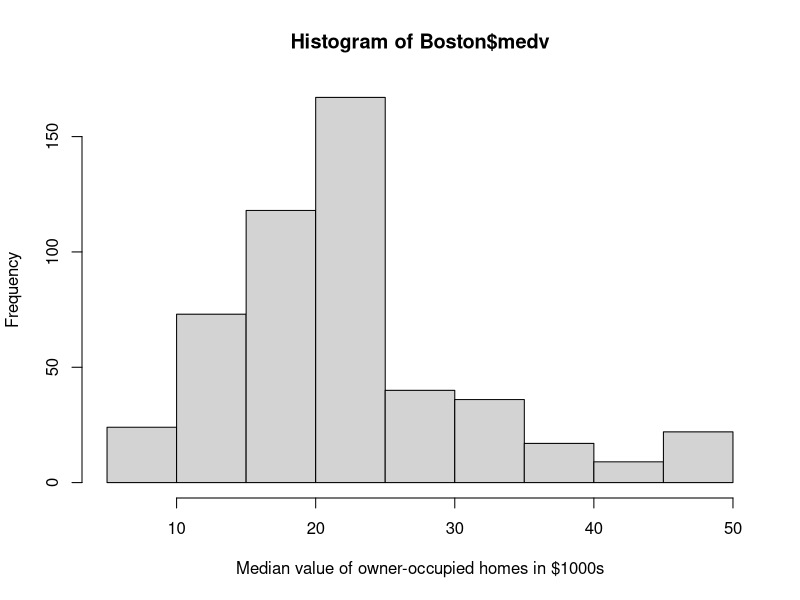
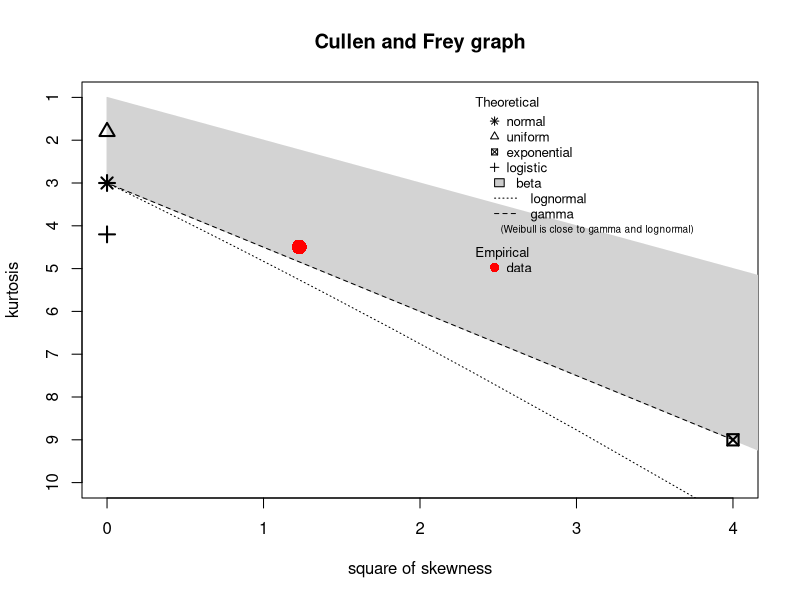
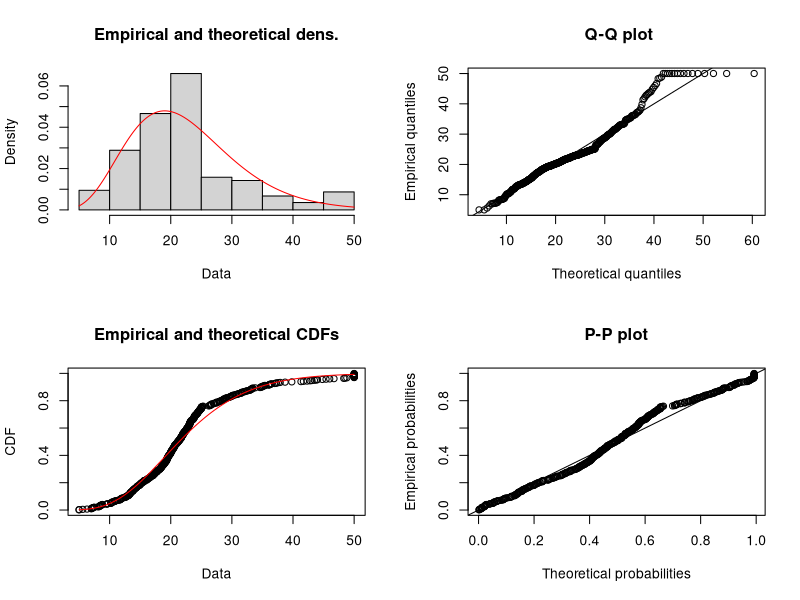
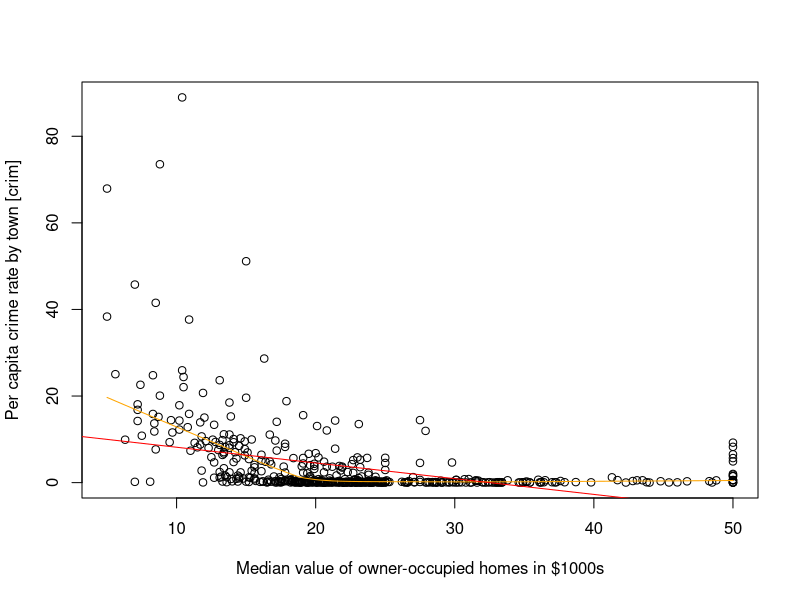
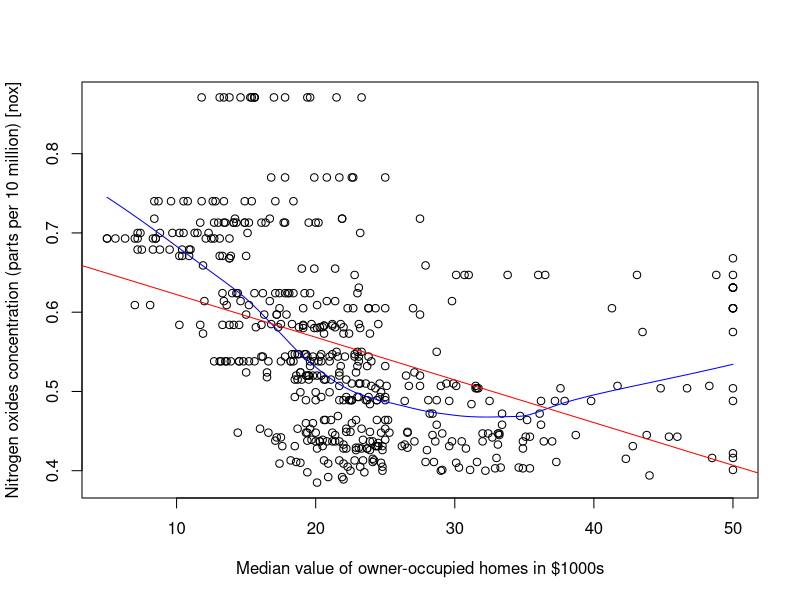
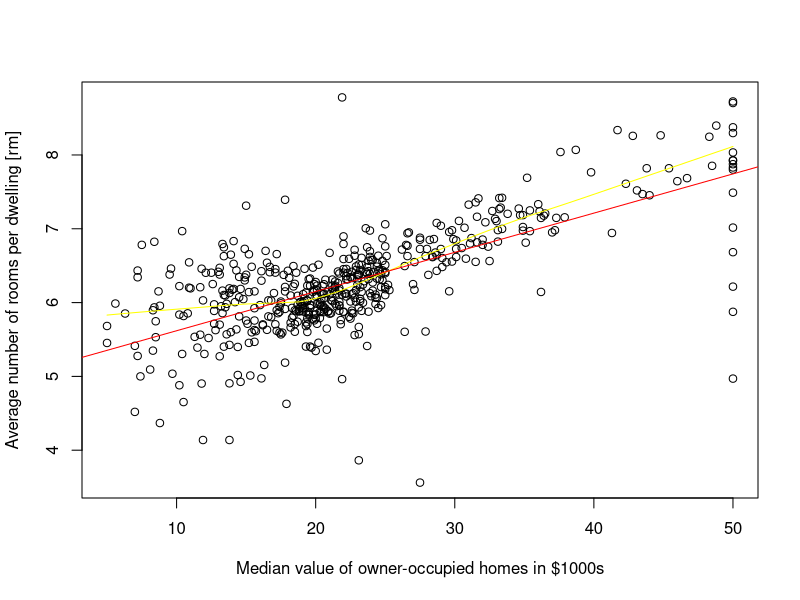
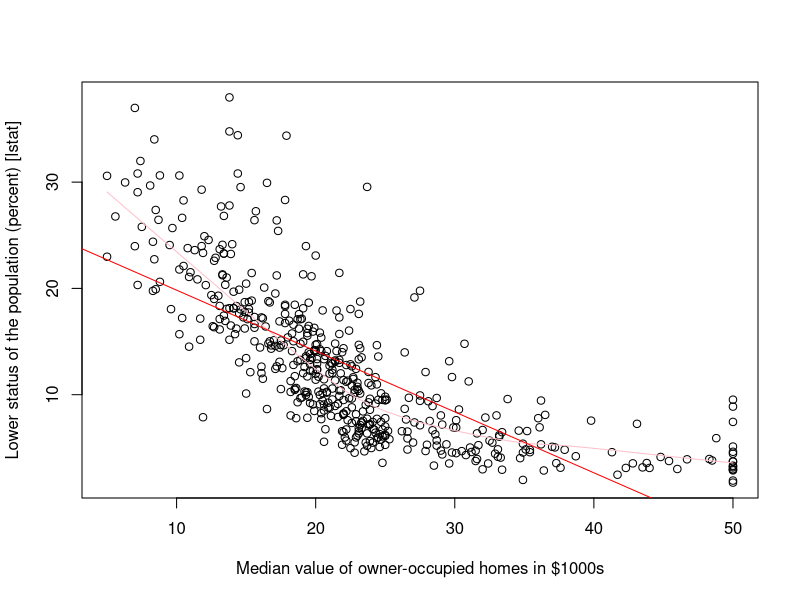
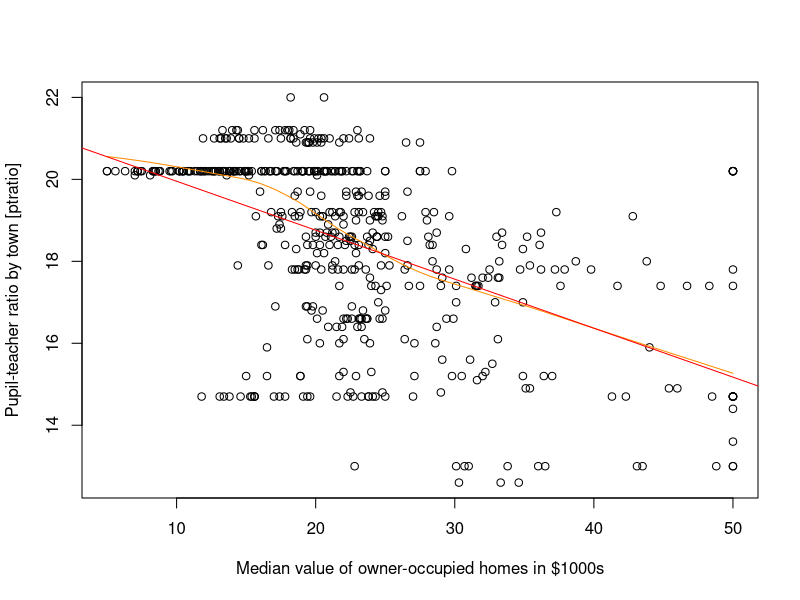

Here is the R script that generated these plots, in order:
## ---- chunk 1
knitr::opts_chunk$set(echo = TRUE)
## ---- chunk 2
library(MASS)
any(is.na(Boston))
## ---- chunk 3
dim(Boston)
## ---- chunk 4
summary(Boston)
str(Boston)
## ---- chunk 5
medlab = "Median value of owner-occupied homes in $1000s"
 hist(Boston$medv, breaks = 15, xlab = medlab)
## ---- chunk 6
library(fitdistrplus)
descdist(Boston$medv, discrete = FALSE)
## ---- chunk 7
medv <- Boston$medv
dist <- fitdistrplus::fitdist(medv, "gamma")
plot(dist)
## ---- chunk 8
library(car)

{plot(Boston$medv, Boston$crim, xlab = medlab , 
      ylab = "Per capita crime rate by town [crim]")
lines(lowess(Boston$medv,Boston$crim), col="orange")
abline(lm(Boston$crim~Boston$medv), col="red")}

{plot(Boston$medv, Boston$nox, xlab = medlab , 
      ylab = "Nitrogen oxides concentration (parts per 10 million) [nox]")
lines(lowess(Boston$medv,Boston$nox), col="blue")
abline(lm(Boston$nox~Boston$medv), col="red")}

{plot(Boston$medv, Boston$rm, xlab = medlab , 
      ylab = "Average number of rooms per dwelling [rm]")
lines(lowess(Boston$medv,Boston$rm), col="yellow")
abline(lm(Boston$rm~Boston$medv), col="red")}

{plot(Boston$medv, Boston$lstat, xlab = medlab , 
      ylab = "Lower status of the population (percent) [lstat]")
lines(lowess(Boston$medv,Boston$lstat), col="pink")
abline(lm(Boston$lstat~Boston$medv), col="red")}

{plot(Boston$medv, Boston$ptratio, xlab = medlab , 
      ylab = "Pupil-teacher ratio by town [ptratio]")
lines(lowess(Boston$medv,Boston$ptratio), col="darkorange")
abline(lm(Boston$ptratio~Boston$medv), col="red")}

{plot(Boston$medv, Boston$dis, xlab = medlab , 
      ylab = "Weighted mean of distances to five Boston employment centres [dis]")
  abline(lm(Boston$dis~Boston$medv), col="red")
lines(lowess(Boston$medv,Boston$dis), col="green")}

## ---- chunk 9
boxplot(medv~chas,data=Boston, ylab = medlab, 
        xlab = "Charles River dummy variable (1 if tract bounds river;0 otherwise) [chas]")
boxplot(medv~rad,data=Boston, ylab = medlab, 
        xlab = "Index of accessibility to radial highways [rad]")
## ---- chunk 10
bostoncopy <- Boston
bostoncopy$radnew <- ifelse(bostoncopy$rad ==24 , 24, 8)
## ---- chunk 11
factor(bostoncopy$radnew)
boxplot(medv~radnew,data=bostoncopy, ylab = medlab, 
        xlab = "Index of accessibility to radial highways [rad]")
## ---- chunk 12
library(ggplot2)

ggplot(Boston, aes(x = crim, y = medv, fill = tax)) +
       geom_point(shape = 21) +
  labs(x = "Criminality", y = medlab) +
        scale_x_continuous(breaks = seq(1, 31, 5))
## ---- chunk 13
ggplot(Boston, aes(x = crim, y = medv, fill = rad)) +
       geom_point(shape = 21) +
  labs(x = "Criminality", y = medlab) +
        scale_x_continuous(breaks = seq(1, 31, 5))
## ---- chunk 14
ggplot(Boston, aes(x = lstat, y = medv, fill = rad)) +
       geom_point(shape = 21) +
  labs(x = "Lower status of the population (percent)", y = medlab) +
        scale_x_continuous(breaks = seq(1, 31, 5))
## ---- chunk 15
lm0 <- lm(medv ~ -1 + crim ,data = Boston)
lm1 <- lm(medv ~ crim ,data = Boston)
{plot(medv ~ crim,data = Boston
     ,xlab="Criminality", ylab="Median Value of owner-occupied homes in $1000's")
abline(lm0,col ="blue")
abline(lm1, col ="red")
par(xpd=TRUE)
legend(60,49,legend = c("without intercept","with intercept"),lty = c(1,1),
       col = c("blue","red"))}
## ---- chunk 16
{par(mfrow=c(2,2))
plot(lm1)}
## ---- chunk 17
lm1$coefficients[2]
## ---- chunk 18
#klasicka log transformacia
lmlog0 <- lm(log(medv) ~ -1 + crim ,data = Boston)
lmlog1 <- lm(log(medv) ~ crim ,data = Boston)
{plot(log(medv) ~ crim,data = Boston
     ,xlab="Criminality", ylab="Median Value of owner-occupied homes in $1000's")
abline(lmlog0,col ="blue")
abline(lmlog1, col ="red")
par(xpd=TRUE)
legend(2.8,-1,legend = c("without intercept","with intercept"),lty = c(1,1),
       col = c("blue","red"))}
## ---- chunk 19
#box-cox
b1 = boxcox(lm(medv ~ -1 + crim ,data = Boston), lambda = seq(-2, 2, 1/10), plotit = TRUE, 
            eps = 1/50, xlab = expression(lambda),
            ylab = "log-Likelihood")
lambda1 = b1$x[which(b1$y==max(b1$y))]
lambda1
mnew <- lm(((medv^lambda1-1)/lambda1) ~ crim, data = Boston)
{plot(((medv^lambda1-1)/lambda1) ~ crim,data = Boston)
abline(mnew,col ="blue")}

b2 = boxcox(lm(medv ~ crim ,data = Boston), lambda = seq(-2, 2, 1/10), plotit = TRUE, 
            eps = 1/50, xlab = expression(lambda),
            ylab = "log-Likelihood")
lambda2 = b2$x[which(b2$y==max(b2$y))]
lambda2
mnew <- lm(((medv^lambda2-1)/lambda2) ~ crim, data = Boston)
{plot(((medv^lambda2-1)/lambda2) ~ crim,data = Boston)
abline(mnew,col ="blue")}
## ---- chunk 20
beta1 <- summary(lmlog1)$coefficients[2, 1]
criminality_decrease = (1 - exp(beta1))*100
criminality_decrease
## ---- chunk 21
library(car)
library(rpart)
#piecewise constant regression
#tree <- rpart(medv ~ crim, data=Boston)
{ x <- Boston$crim
  y <- Boston$medv
  df <- data.frame(x=x,y=y)
  tree <-rpart(y~x,data=df)
plot_tree <- function(tree, x, y) {
  s <- seq(0, 90, by=.5)
  plot(x, y)
  lines(s, predict(tree, data.frame(x=s)))
}
plot_tree(tree, x, y)}

#quadratic transformation
polymodel=lm(Boston$medv ~ poly(Boston$crim, degree = 2, raw = TRUE))
crPlots(polymodel)

#smooth spline
{spln = with(Boston, smooth.spline(crim, medv))
plot(medv~crim, data=Boston)
lines(spln, col="green")}

#log transformation of crim
mojmodel1 <- lm( medv ~ log(crim) , data = Boston)
crPlots(mojmodel1)

## ---- chunk 22
{plot(log(Boston$crim), Boston$medv, ylab = medlab , xlab = "Criminality")
abline(mojmodel1, col="red")}
## ---- chunk 23
library(effects)
plot(allEffects(mojmodel1))
## ---- chunk 24
summary(mojmodel1)
## ---- chunk 25
{par(mfrow=c(2,2))
plot(mojmodel1)}
## ---- chunk 26
table(Boston$medv)
hist(Boston$medv, breaks = 15)
## ---- chunk 27
boston2 <- Boston[Boston$medv != 50,]
boston2 <- boston2[(boston2$medv >= 10),]
hist(boston2$medv)
## ---- chunk 28
library(stats)
model= lm(log(medv) ~(.), data=boston2)
aicmodel = step(model)
## ---- chunk 29
bicmodel = step(model, criterion = "BIC", k = log(dim(boston2)[1]))
## ---- chunk 30
summary(aicmodel)
## ---- chunk 31
summary(bicmodel)
## ---- chunk 32
library(corrplot)
library(car)
M<-cor(boston2)
corrplot(M, type = "upper")
## ---- chunk 33
vif(aicmodel)
finalmodel = lm(log(medv) ~ crim + zn + nox + rm + dis + ptratio + 
    black + lstat, data=boston2)
## ---- chunk 34
summary(finalmodel)$coefficients[2, 1]
## ---- chunk 35
summary(finalmodel)
## ---- chunk 36
{par(mfrow=c(2,2))
plot(finalmodel)}
## ---- chunk 37
pairs(log(medv) ~ crim + zn + nox + rm + dis + ptratio + 
    black + lstat, data=boston2)
## ---- chunk 38
pairs(log(medv) ~  nox + ptratio, data=boston2)
